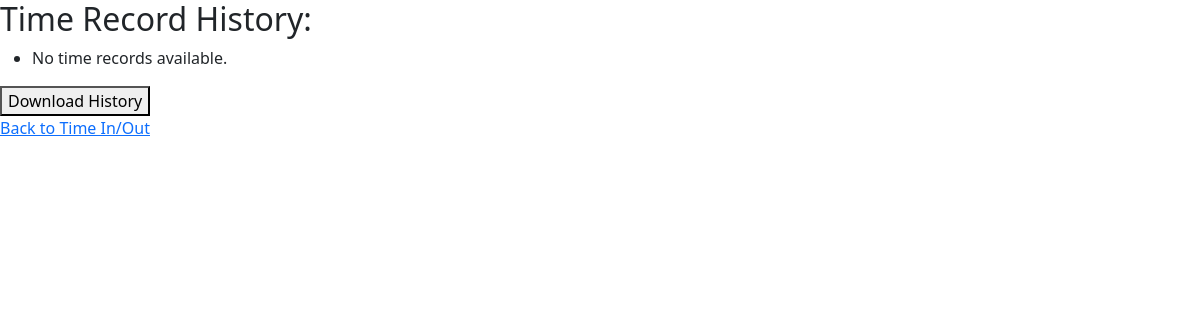
The page /internship/view_time_records/ (signed in) on the database as committed earlier.
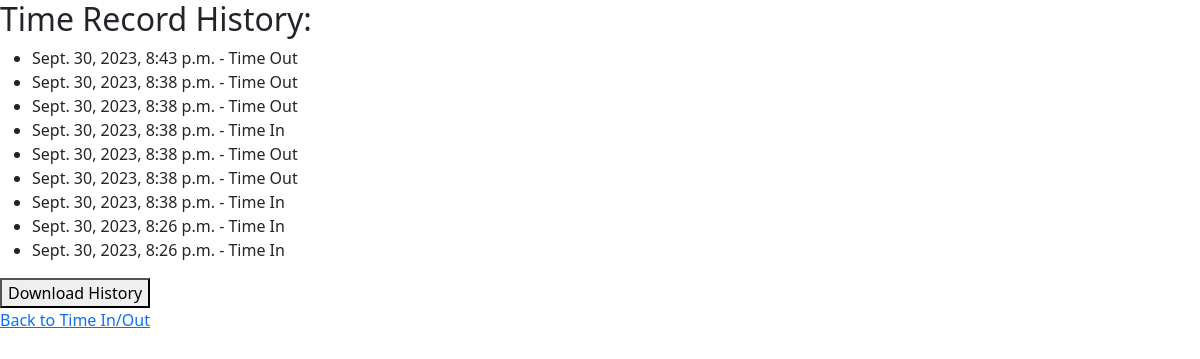
The same page on the database as committed later.
### internship/models.py (models this page shows)
class TimeRecord(models.Model):
    intern_user = models.ForeignKey(intern, on_delete=models.CASCADE, default=None)
    timestamp = models.DateTimeField(default=now)
    is_time_in = models.BooleanField(default=True)
    action = models.CharField(max_length=8, choices=[('Time In', 'Time In'), ('Time Out', 'Time Out')], default='Time In')

### internship/views.py (the view)
# urls.py: path('view_time_records/', views.view_time_records, name='view_time_records'),
@login_required
def view_time_records(request):
    time_records = TimeRecord.objects.filter(intern_user=request.user).order_by('-timestamp')
    if 'download_history' in request.POST:
        text_content = generate_time_records_text(time_records)
        response = HttpResponse(text_content, content_type='text/plain')
        response['Content-Disposition'] = 'attachment; filename="time_records.txt"'
        return response
    return render(request, 'DTR/view_time_records.html', {'time_records': time_records})

### templates/DTR/view_time_records.html (shortened to what this page needs)
{% extends "base.html" %}
{% load static %}
{% block content %}
  <h2>Time Record History:</h2>
  <ul>
    {% for record in time_records %}
      <li>{{ record.timestamp }} - {{ record.action }}</li>
    {% empty %}
      <li>No time records available.</li>
    {% endfor %}
  </ul>
  <form method="post" action="{% url 'download_history' %}">
    <button type="submit" name="download_history" value="true">Download History</button>
  </form>
  <a href="{% url 'time_in_out' %}">Back to Time In/Out</a>
{% endblock %}

Rows that differ between the two databases and show on the page:
added TimeRecord: timestamp "Sept. 30, 2023, 8:43 p.m.", action "Time Out"
added TimeRecord: timestamp "Sept. 30, 2023, 8:38 p.m.", action "Time Out"
added TimeRecord: timestamp "Sept. 30, 2023, 8:38 p.m.", action "Time Out"
added TimeRecord: timestamp "Sept. 30, 2023, 8:38 p.m.", action "Time In"
added TimeRecord: timestamp "Sept. 30, 2023, 8:38 p.m.", action "Time Out"
added TimeRecord: timestamp "Sept. 30, 2023, 8:38 p.m.", action "Time Out"
added TimeRecord: timestamp "Sept. 30, 2023, 8:38 p.m.", action "Time In"
added TimeRecord: timestamp "Sept. 30, 2023, 8:26 p.m.", action "Time In"
added TimeRecord: timestamp "Sept. 30, 2023, 8:26 p.m.", action "Time In"
Other text that changed with them:
text no longer shown: "No time records available."
